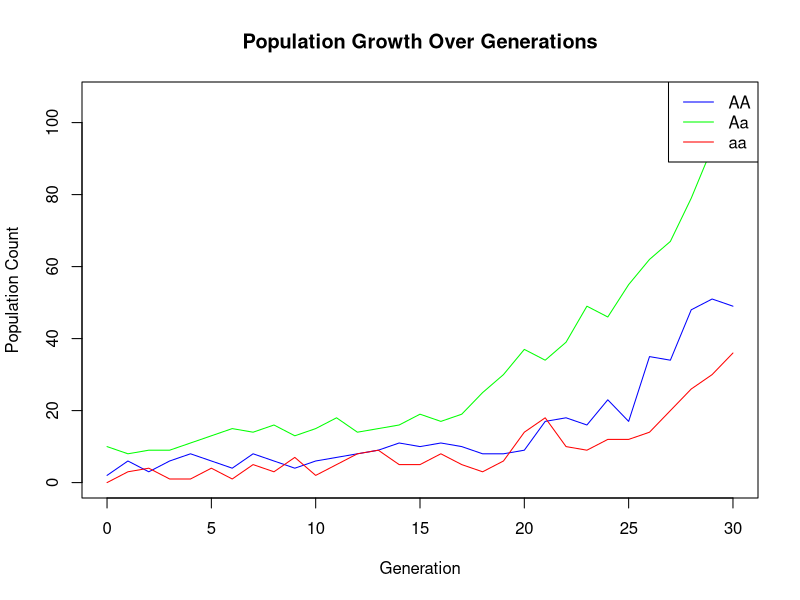
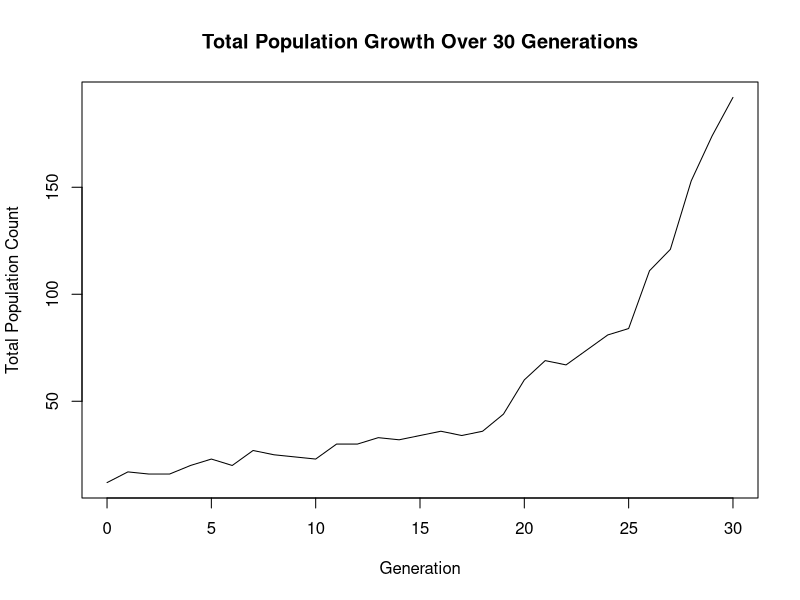

Reproduce these figures in R, in order.
## ---- chunk 1
knitr::opts_chunk$set(echo = TRUE)
## ---- chunk 2
num_offspring_probs <- list(
  AA = c(0.2, 0.5, 0.3),
  Aa = c(0.2, 0.2, 0.6),
  aa = c(0.8, 0.1, 0.1)
)
## ---- chunk 3
offspring_type_probs <- list(
  AA = c(0.6, 0.4, 0),
  Aa = c(0.2, 0.6, 0.2),
  aa = c(0, 0.2, 0.8)
)
## ---- chunk 4
population <- list(AA = 1, Aa = 1, aa = 1) #Initialize

# Simulate a single generation of population growth
simulate_generation <- function(population, num_offspring_probs, offspring_type_probs) {
  new_population <- list(AA = 0, Aa = 0, aa = 0)

  for (type in names(population)) {
    # Determine number of offspring per individual
    num_offspring <- sample(0:2, size = population[[type]],
                            replace = TRUE, prob = num_offspring_probs[[type]])

    # Determine type of each offspring
    for (i in seq_along(num_offspring)) {
      offspring_type <- sample(c("AA", "Aa", "aa"), size = num_offspring[i],
                               replace = TRUE, prob = offspring_type_probs[[type]])

      # Update the population numbers
      for (otype in offspring_type) {
        new_population[[otype]] <- new_population[[otype]] + 1
      }
    }
  }
  return(new_population)
}
## ---- chunk 5
num_generations <- 10
results <- list()
results[[1]] <- population

for (gen in 2:(num_generations + 1)) {
  new_population <- simulate_generation(population, num_offspring_probs, offspring_type_probs)
  results[[gen]] <- new_population
  population <- new_population
}

for (gen in seq_along(results)) {
  cat("Generation", gen - 1, ":", "AA =", results[[gen]]$AA,
                                  ", Aa =", results[[gen]]$Aa,
                                  ", aa =", results[[gen]]$aa, "\n")
}
## ---- chunk 6
num_generations <- 30
results <- list()
results[[1]] <- population

for (gen in 2:(num_generations + 1)) {
  new_population <- simulate_generation(population, num_offspring_probs, offspring_type_probs)
  results[[gen]] <- new_population
  population <- new_population
}
## ---- chunk 7
population_df <- as.data.frame(do.call(rbind, lapply(results, unlist)))
population_df$Generation <- 0:(num_generations)

plot(population_df$Generation, population_df$AA, type = "l", col = "blue",
         xlab = "Generation", ylab = "Population Count",
         main = "Population Growth Over Generations",
         ylim = c(0, max(population_df$AA, population_df$Aa, population_df$aa)))
lines(population_df$Generation, population_df$Aa, col = "green")
lines(population_df$Generation, population_df$aa, col = "red")
legend("topright", legend = c("AA", "Aa", "aa"), col = c("blue", "green", "red"), lty = 1)
## ---- chunk 8
population_df$Total <- population_df$AA + population_df$Aa + population_df$aa

plot(population_df$Generation, population_df$Total, type = "l",
         col = "black", xlab = "Generation", ylab = "Total Population Count",
         main = "Total Population Growth Over 30 Generations")
## ---- chunk 9
num_simulations <- 1000
extinction_count <- 0

for (sim in 1:num_simulations) {
  population <- list(AA = 1, Aa = 1, aa = 1)
  
  for (gen in 1:50) {
    population <- simulate_generation(population, num_offspring_probs, offspring_type_probs)
    
    if (population$AA == 0 && population$Aa == 0 && population$aa == 0) {
      extinction_count <- extinction_count + 1
      break
    }
  }
}
cat("Number of extinctions:", extinction_count, "\n")
## ---- chunk 10
mean_matrix <- matrix(c(0.66, 0.44, 0,
                        0.28, 0.84, 0.28,
                        0, 0.06, 0.24), nrow = 3, byrow = TRUE)
## ---- chunk 11
mean_matrix %*% mean_matrix
## ---- chunk 12
det(mean_matrix)
## ---- chunk 13
eigenvalues <- eigen(mean_matrix)$values
print(max(Re(eigenvalues)))
## ---- chunk 14
mean_matrix <- matrix(c(10/8, 3/8, 0,
                        14/33, 18/33, 14/33,
                        0, 3/8, 10/8), nrow = 3, byrow = TRUE)
## ---- chunk 15
mean_matrix %*% mean_matrix
det(mean_matrix)
## ---- chunk 16
eigenvalues <- eigen(mean_matrix)$values
print(max(Re(eigenvalues)))
## ---- chunk 17
phi_AA <- function(s_AA, s_Aa, s_aa) {return(5/8 * (s_AA^2) - s_AA + 3/8 * s_Aa)}
phi_Aa <- function(s_AA, s_Aa, s_aa) {return(9/33 * (s_Aa^2) - s_Aa + 14/33 * s_AA * s_aa + 10/33)}
phi_aa <- function(s_AA, s_Aa, s_aa) {return(5/8 * (s_aa^2) - s_aa + 3/8 * s_Aa)}
## ---- chunk 18
objective <- function(x) {
  s_AA <- x[1]
  s_Aa <- x[2]
  s_aa <- x[3]
  phi_AA_val <- phi_AA(s_AA, s_Aa, s_aa)
  phi_Aa_val <- phi_Aa(s_AA, s_Aa, s_aa)
  phi_aa_val <- phi_aa(s_AA, s_Aa, s_aa)
  return(phi_AA_val^2 + phi_Aa_val^2 + phi_aa_val^2)
}

initial_guess <- c(0.1, 0.1, 0.1)
result <- optim(initial_guess, objective)

s_AA_solution <- result$par[1]
s_Aa_solution <- result$par[2]
s_aa_solution <- result$par[3]
## ---- chunk 19
cat(paste("s_AA:", s_AA_solution), "\n")
cat(paste("s_Aa:", s_Aa_solution), "\n")
cat(paste("s_aa:", s_aa_solution))
## ---- chunk 20
phi_AA(s_AA_solution, s_Aa_solution, s_aa_solution)
phi_Aa(s_AA_solution, s_Aa_solution, s_aa_solution)
phi_aa(s_AA_solution, s_Aa_solution, s_aa_solution)
